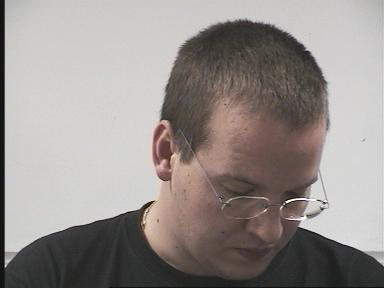
#> input picture data/samples/pointing04/person01106-60-15.jpg, 384 x 288 px
$ python -i preprocessing.py   (imports and definitions only)
#> lines starting #> are read from the running program, lines starting #| are printed output that depends on the picture
"""Shared image preparation; input is uint8 BGR, model input contiguous RGB."""
from dataclasses import dataclass
from pathlib import Path
import cv2
import numpy as np

@dataclass(frozen=True)
class PreparedImage:
    rgb: np.ndarray
    original_width: int
    original_height: int
    def to_dict(self):
        return {"input_color": "BGR", "model_color": "RGB", "dtype": "uint8",
                "original_size": [self.original_width, self.original_height],
                "prepared_size": [int(self.rgb.shape[1]), int(self.rgb.shape[0])],
                "resize": "aspect-preserving shrink only; INTER_AREA",
                "normalization": "none; MediaPipe performs internal model normalization"}

def validate_image(image):
    if not isinstance(image, np.ndarray) or image.dtype != np.uint8:
        raise ValueError("Expected a uint8 BGR image.")
    if image.ndim != 3 or image.shape[2] != 3 or min(image.shape[:2]) < 2:
        raise ValueError("Expected a nonempty H x W x 3 BGR image, at least 2 pixels per side.")

def prepare_image(image_bgr, max_width=1280):
    """Shrink without cropping/mirroring/stretching, then convert BGR to RGB."""
#> called with max_width = 1280
    validate_image(image_bgr)
    if not isinstance(max_width, int) or max_width < 2:
        raise ValueError("max_width must be an integer of at least 2.")
    height, width = image_bgr.shape[:2]
#> height = 288; width = 384
    prepared = image_bgr
    if width > max_width:
        prepared = cv2.resize(image_bgr, (max_width, max(2, round(height * max_width / width))), interpolation=cv2.INTER_AREA)
    return PreparedImage(np.ascontiguousarray(cv2.cvtColor(prepared, cv2.COLOR_BGR2RGB)), width, height)

def read_image(path):
    """Decode through bytes so Windows Unicode paths work."""
    path = Path(path)
    if not path.is_file():
        raise ValueError(f"Image does not exist: {path}")
    encoded = np.frombuffer(path.read_bytes(), dtype=np.uint8)
    if encoded.size == 0:
        raise ValueError(f"Cannot decode empty image: {path}")
    try:
        image = cv2.imdecode(encoded, cv2.IMREAD_COLOR)
    except cv2.error as error:
        raise ValueError(f"Cannot decode image: {path}") from error
    if image is None:
        raise ValueError(f"Cannot decode image: {path}")
    validate_image(image)
    return image

def write_image(path, image):
    validate_image(image)
    path = Path(path)
    extension = path.suffix.lower()
    if extension not in {".png", ".jpg", ".jpeg", ".webp"}:
        raise ValueError("Output image must use .png, .jpg, .jpeg, or .webp.")
    ok, encoded = cv2.imencode(extension, image)
    if not ok:
        raise ValueError(f"Could not encode output image: {path}")
    path.parent.mkdir(parents=True, exist_ok=True)
    path.write_bytes(encoded.tobytes())

def save_preprocessing_evidence(image_bgr, output, max_width=1280):
    """Save real before/after panels; RGB converted back only for display."""
    prepared = prepare_image(image_bgr, max_width)
    after = cv2.cvtColor(prepared.rgb, cv2.COLOR_RGB2BGR)
#> prepared.rgb is the input picture: shape (288, 384, 3); mean B, G, R 140.8, 143.9, 150
    panels = []
    for image, label in [(image_bgr, "Before: decoded BGR"), (after, "After: resized RGB (shown as BGR)")]:
        h, w = image.shape[:2]
        shown = cv2.resize(image, (480, max(2, round(h * 480 / w))), interpolation=cv2.INTER_AREA)
        canvas = np.full((shown.shape[0] + 58, 480, 3), 245, dtype=np.uint8)
        canvas[58:] = shown
        cv2.putText(canvas, label, (8, 22), cv2.FONT_HERSHEY_SIMPLEX, .43, (20, 20, 20), 1, cv2.LINE_AA)
        cv2.putText(canvas, f"Actual pixels: {w} x {h}; uint8", (8, 44), cv2.FONT_HERSHEY_SIMPLEX, .45, (20, 20, 20), 1, cv2.LINE_AA)
        panels.append(canvas)
#> this loop made 2 passes
#> (label, h, w) on passes 1 to 2: ('Before: decoded BGR', 288, 384), ('After: resized RGB (shown as BGR)', 288, 384)
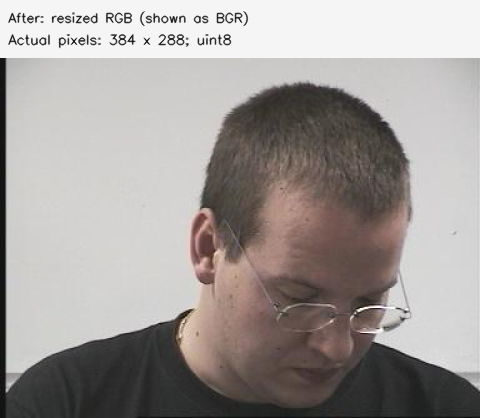
#> canvas: shape (418, 480, 3); mean R, G, B 161.8, 156.5, 153.8
#> after the loop, panels = 2 items
    height = max(p.shape[0] for p in panels)
#> height = 418
    strip = np.full((height, 960, 3), 245, dtype=np.uint8)
#> strip: shape (418, 960, 3); every value is 245
    for index, panel in enumerate(panels):
        strip[:panel.shape[0], index * 480:(index + 1) * 480] = panel
#> this loop made 2 passes
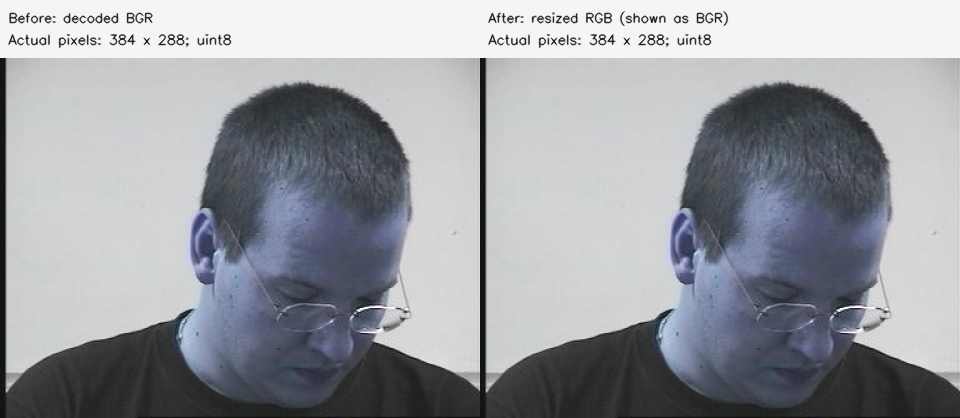
#> strip: shape (418, 960, 3); mean of channels 0, 1, 2 161.9, 156.6, 154; drawn as B, G, R
    write_image(output, strip)
    return prepared.to_dict()

>>> import cv2
>>> picture = cv2.cvtColor(cv2.imread('../../data/samples/pointing04/person01106-60-15.jpg'), cv2.COLOR_BGR2RGB)
>>> result = save_preprocessing_evidence(picture, 'out.png')
#> result = 7 items

$ run again, on data/samples/pointing04/person02106-60-15.jpg
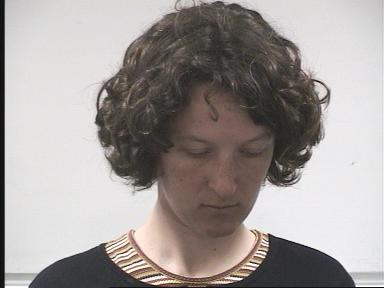
#> input picture data/samples/pointing04/person02106-60-15.jpg, 384 x 288 px
#> in save_preprocessing_evidence, prepared.rgb is the input picture: shape (288, 384, 3); mean B, G, R 152.9, 155.3, 161.2
#> the loop in save_preprocessing_evidence, `for image, label in [(image_bgr, "Before: decoded BGR"), (after, "Afte..` made 2 passes
#> (label, h, w) on passes 1 to 2: ('Before: decoded BGR', 288, 384), ('After: resized RGB (shown as BGR)', 288, 384)
#> after the loop in save_preprocessing_evidence, `for image, label in [(image_bgr, "Before: decoded BGR"), (after, "Afte..`:
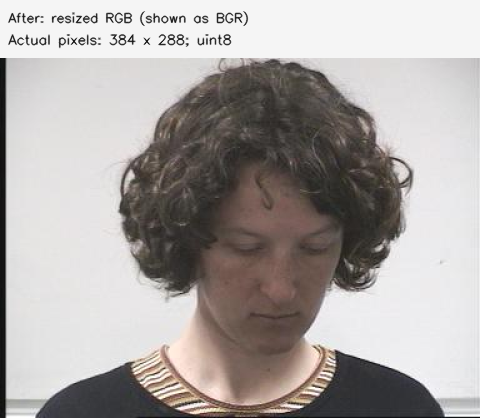
#> canvas: shape (418, 480, 3); mean R, G, B 171.5, 166.4, 164.3
#> after the loop in save_preprocessing_evidence, `for image, label in [(image_bgr, "Before: decoded BGR"), (after, "Afte..`: panels = 2 items
#> in save_preprocessing_evidence, `height = max(p.shape[0] for p in panels)`: height = 418
#> the loop in save_preprocessing_evidence, `for index, panel in enumerate(panels):` made 2 passes
#> after the loop in save_preprocessing_evidence, `for index, panel in enumerate(panels):`:
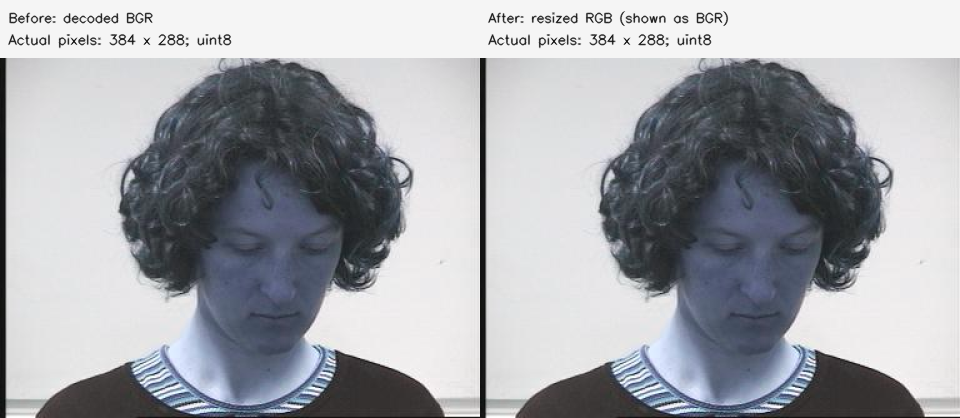
#> strip: shape (418, 960, 3); mean of channels 0, 1, 2 171.6, 166.5, 164.4; drawn as B, G, R
#> result = 7 items

$ run again, on data/samples/pointing04/person03106-60-15.jpg
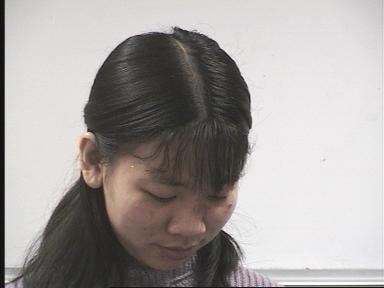
#> input picture data/samples/pointing04/person03106-60-15.jpg, 384 x 288 px
#> in save_preprocessing_evidence, prepared.rgb is the input picture: shape (288, 384, 3); mean B, G, R 160.1, 161.9, 166
#> the loop in save_preprocessing_evidence, `for image, label in [(image_bgr, "Before: decoded BGR"), (after, "Afte..` made 2 passes
#> (label, h, w) on passes 1 to 2: ('Before: decoded BGR', 288, 384), ('After: resized RGB (shown as BGR)', 288, 384)
#> after the loop in save_preprocessing_evidence, `for image, label in [(image_bgr, "Before: decoded BGR"), (after, "Afte..`:
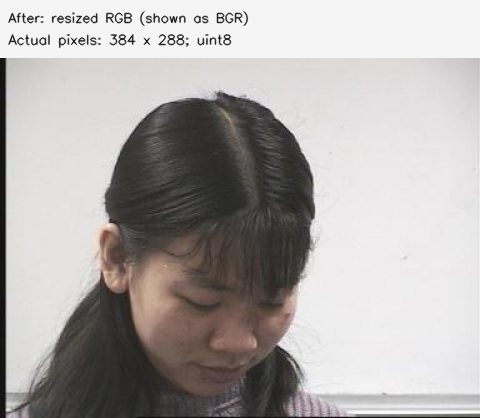
#> canvas: shape (418, 480, 3); mean R, G, B 175.5, 172, 170.5
#> after the loop in save_preprocessing_evidence, `for image, label in [(image_bgr, "Before: decoded BGR"), (after, "Afte..`: panels = 2 items
#> in save_preprocessing_evidence, `height = max(p.shape[0] for p in panels)`: height = 418
#> the loop in save_preprocessing_evidence, `for index, panel in enumerate(panels):` made 2 passes
#> after the loop in save_preprocessing_evidence, `for index, panel in enumerate(panels):`:
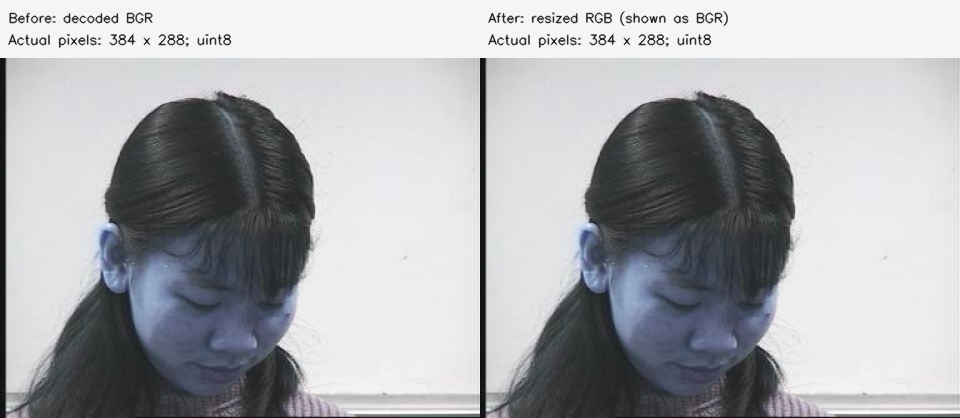
#> strip: shape (418, 960, 3); mean of channels 0, 1, 2 175.7, 172.2, 170.6; drawn as B, G, R
#> result = 7 items

$ run again, on data/samples/pointing04/person05106-60-15.jpg
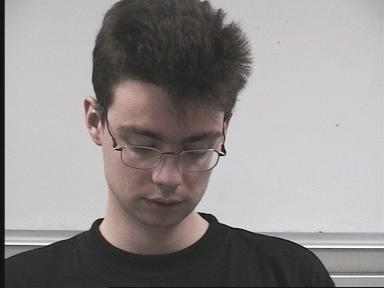
#> input picture data/samples/pointing04/person05106-60-15.jpg, 384 x 288 px
#> in save_preprocessing_evidence, prepared.rgb is the input picture: shape (288, 384, 3); mean B, G, R 142.6, 142.5, 146.9
#> the loop in save_preprocessing_evidence, `for image, label in [(image_bgr, "Before: decoded BGR"), (after, "Afte..` made 2 passes
#> (label, h, w) on passes 1 to 2: ('Before: decoded BGR', 288, 384), ('After: resized RGB (shown as BGR)', 288, 384)
#> after the loop in save_preprocessing_evidence, `for image, label in [(image_bgr, "Before: decoded BGR"), (after, "Afte..`:
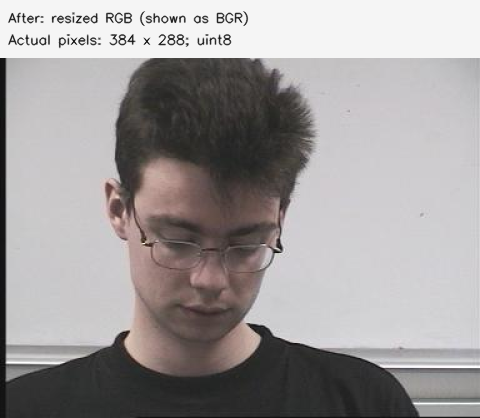
#> canvas: shape (418, 480, 3); mean R, G, B 159.1, 155.3, 155.4
#> after the loop in save_preprocessing_evidence, `for image, label in [(image_bgr, "Before: decoded BGR"), (after, "Afte..`: panels = 2 items
#> in save_preprocessing_evidence, `height = max(p.shape[0] for p in panels)`: height = 418
#> the loop in save_preprocessing_evidence, `for index, panel in enumerate(panels):` made 2 passes
#> after the loop in save_preprocessing_evidence, `for index, panel in enumerate(panels):`:
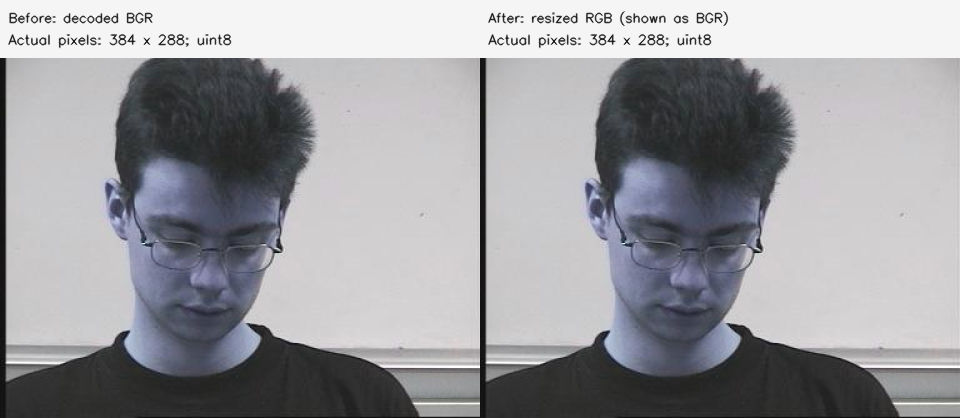
#> strip: shape (418, 960, 3); mean of channels 0, 1, 2 159.3, 155.5, 155.6; drawn as B, G, R
#> result = 7 items
